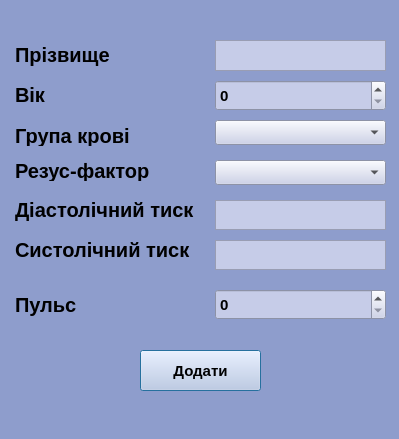
<?xml version="1.0" encoding="UTF-8"?>
<ui version="4.0">
 <class>addPatientDialog</class>
 <widget class="QDialog" name="addPatientDialog">
  <property name="geometry">
   <rect>
    <x>0</x>
    <y>0</y>
    <width>399</width>
    <height>439</height>
   </rect>
  </property>
  <property name="windowTitle">
   <string>Dialog</string>
  </property>
  <property name="styleSheet">
   <string notr="true">QWidget {
	background-color: #8E9DCC
}</string>
  </property>
  <widget class="QTextEdit" name="surnameTextEdit">
   <property name="geometry">
    <rect>
     <x>215</x>
     <y>40</y>
     <width>171</width>
     <height>31</height>
    </rect>
   </property>
   <property name="styleSheet">
    <string notr="true">QTextEdit {
    background-color: #C6CCE8;
    color: #000000;
    border-radius: 0.5em;
	font-family: 'Gogh';
	font-weight: 500;
	font-size: 15px;
}

QTextEdit:hover {
    background-color: #A9B9E3;
	font-family: 'Gogh';
	font-weight: 500;
}
</string>
   </property>
  </widget>
  <widget class="QTextEdit" name="upperPressureTextEdit">
   <property name="geometry">
    <rect>
     <x>215</x>
     <y>200</y>
     <width>171</width>
     <height>30</height>
    </rect>
   </property>
   <property name="styleSheet">
    <string notr="true">QTextEdit {
    background-color: #C6CCE8;
    color: #000000;
    border-radius: 0.5em;
	font-family: 'Gogh';
	font-weight: 500;
	font-size: 15px;
}

QTextEdit:hover {
    background-color: #A9B9E3;
	font-family: 'Gogh';
	font-weight: 500;
}
</string>
   </property>
  </widget>
  <widget class="QSpinBox" name="ageSpinBox">
   <property name="geometry">
    <rect>
     <x>215</x>
     <y>80</y>
     <width>171</width>
     <height>31</height>
    </rect>
   </property>
   <property name="styleSheet">
    <string notr="true">QSpinBox {
    background-color: #C6CCE8;
    color: #000000;
    border-radius: 0.5em;
	font-family: 'Gogh';
	font-weight: 500;
	font-size: 15px;
}

QSpinBox:hover {
    background-color: #A9B9E3;
	font-family: 'Gogh';
	font-weight: 500;
}
</string>
   </property>
  </widget>
  <widget class="QSpinBox" name="pulseCB">
   <property name="geometry">
    <rect>
     <x>215</x>
     <y>289</y>
     <width>171</width>
     <height>31</height>
    </rect>
   </property>
   <property name="styleSheet">
    <string notr="true">QSpinBox {
    background-color: #C6CCE8;
    color: #000000;
    border-radius: 0.5em;
	font-family: 'Gogh';
	font-weight: 500;
	font-size: 15px;
}

QSpinBox:hover {
    background-color: #A9B9E3;
	font-family: 'Gogh';
	font-weight: 500;
}
</string>
   </property>
  </widget>
  <widget class="QComboBox" name="bloodTypeCB">
   <property name="geometry">
    <rect>
     <x>215</x>
     <y>120</y>
     <width>171</width>
     <height>25</height>
    </rect>
   </property>
   <property name="styleSheet">
    <string notr="true">QComboBox {
    background-color: #C6CCE8;
    color: #000000;
    border-radius: 0.5em;
	font-family: 'Gogh';
	font-weight: 500;
	font-size: 15px;
}

QComboBox:hover {
    background-color: #A9B9E3;
	font-family: 'Gogh';
	font-weight: 500;
}
</string>
   </property>
  </widget>
  <widget class="QComboBox" name="rhFactorCB">
   <property name="geometry">
    <rect>
     <x>215</x>
     <y>160</y>
     <width>171</width>
     <height>25</height>
    </rect>
   </property>
   <property name="styleSheet">
    <string notr="true">QComboBox {
    background-color: #C6CCE8;
    color: #000000;
    border-radius: 0.5em;
	font-family: 'Gogh';
	font-weight: 500;
	font-size: 15px;
}

QComboBox:hover {
    background-color: #A9B9E3;
	font-family: 'Gogh';
	font-weight: 500;
}
</string>
   </property>
  </widget>
  <widget class="QTextEdit" name="lowerPressureTextEdit">
   <property name="geometry">
    <rect>
     <x>215</x>
     <y>240</y>
     <width>171</width>
     <height>30</height>
    </rect>
   </property>
   <property name="styleSheet">
    <string notr="true">QTextEdit {
    background-color: #C6CCE8;
    color: #000000;
    border-radius: 0.5em;
	font-family: 'Gogh';
	font-weight: 500;
	font-size: 15px;
}

QTextEdit:hover {
    background-color: #A9B9E3;
	font-family: 'Gogh';
	font-weight: 500;
}
</string>
   </property>
  </widget>
  <widget class="QLabel" name="surnameLabel">
   <property name="geometry">
    <rect>
     <x>15</x>
     <y>40</y>
     <width>111</width>
     <height>30</height>
    </rect>
   </property>
   <property name="styleSheet">
    <string notr="true">color: #000000;
font-size: 20px;
font-family: &quot;Gogh&quot;;
font-weight: 500;</string>
   </property>
   <property name="text">
    <string>Прізвище</string>
   </property>
  </widget>
  <widget class="QLabel" name="ageLabel">
   <property name="geometry">
    <rect>
     <x>15</x>
     <y>80</y>
     <width>30</width>
     <height>30</height>
    </rect>
   </property>
   <property name="styleSheet">
    <string notr="true">color: #000000;
font-size: 20px;
font-family: &quot;Gogh&quot;;
font-weight: 500;</string>
   </property>
   <property name="text">
    <string>Вік:</string>
   </property>
  </widget>
  <widget class="QLabel" name="bloodTypeLabel">
   <property name="geometry">
    <rect>
     <x>15</x>
     <y>125</y>
     <width>131</width>
     <height>21</height>
    </rect>
   </property>
   <property name="styleSheet">
    <string notr="true">color: #000000;
font-size: 20px;
font-family: &quot;Gogh&quot;;
font-weight: 500;</string>
   </property>
   <property name="text">
    <string>Група крові</string>
   </property>
  </widget>
  <widget class="QLabel" name="rhFactorLabel">
   <property name="geometry">
    <rect>
     <x>15</x>
     <y>160</y>
     <width>141</width>
     <height>21</height>
    </rect>
   </property>
   <property name="styleSheet">
    <string notr="true">color: #000000;
font-size: 20px;
font-family: &quot;Gogh&quot;;
font-weight: 500;</string>
   </property>
   <property name="text">
    <string>Резус-фактор</string>
   </property>
  </widget>
  <widget class="QLabel" name="upperLabel">
   <property name="geometry">
    <rect>
     <x>15</x>
     <y>190</y>
     <width>191</width>
     <height>40</height>
    </rect>
   </property>
   <property name="styleSheet">
    <string notr="true">color: #000000;
font-size: 20px;
font-family: &quot;Gogh&quot;;
font-weight: 500;</string>
   </property>
   <property name="text">
    <string>Діастолічний тиск</string>
   </property>
  </widget>
  <widget class="QLabel" name="lowerLabel">
   <property name="geometry">
    <rect>
     <x>15</x>
     <y>230</y>
     <width>181</width>
     <height>40</height>
    </rect>
   </property>
   <property name="styleSheet">
    <string notr="true">color: #000000;
font-size: 20px;
font-family: &quot;Gogh&quot;;
font-weight: 500;</string>
   </property>
   <property name="text">
    <string>Систолічний тиск</string>
   </property>
  </widget>
  <widget class="QLabel" name="pulseLabel">
   <property name="geometry">
    <rect>
     <x>15</x>
     <y>285</y>
     <width>70</width>
     <height>40</height>
    </rect>
   </property>
   <property name="styleSheet">
    <string notr="true">color: #000000;
font-size: 20px;
font-family: &quot;Gogh&quot;;
font-weight: 500;</string>
   </property>
   <property name="text">
    <string>Пульс</string>
   </property>
  </widget>
  <widget class="QPushButton" name="addButton">
   <property name="geometry">
    <rect>
     <x>140</x>
     <y>350</y>
     <width>121</width>
     <height>41</height>
    </rect>
   </property>
   <property name="styleSheet">
    <string notr="true">QPushButton {
    background-color: #C6CCE8;
    color: #000000;
    border-radius: 0.5em;
	font-family: 'Gogh';
	font-weight: 500;
	font-size: 15px;
}
QPushButton:hover {
    background-color: #A9B9E3;
	font-family: 'Gogh';
	font-weight: 500;
}</string>
   </property>
   <property name="text">
    <string>Додати</string>
   </property>
  </widget>
 </widget>
 <resources/>
 <connections/>
</ui>
